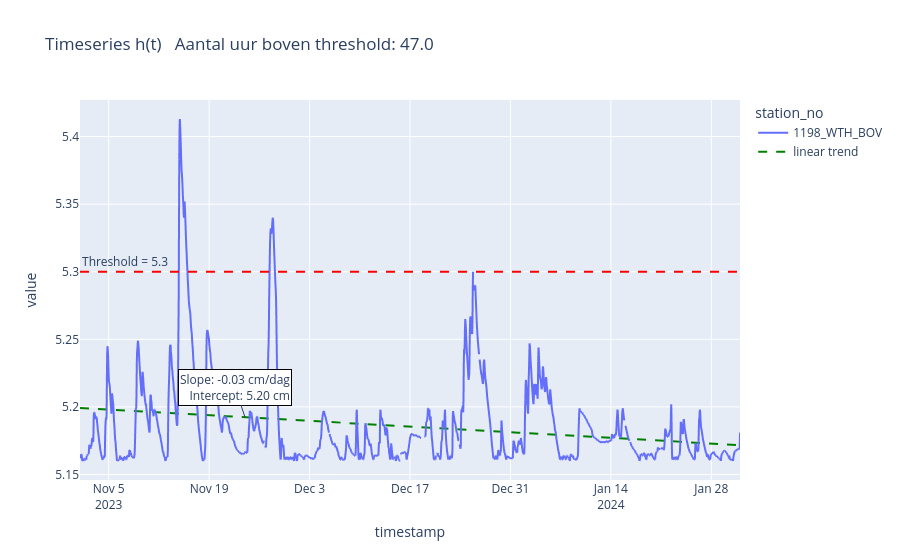

The notebook cell saved with this chart:
### Code cell
## maak hier nu een plotly fig van

# maak een df van de bovenstaande gebruikte data
from talk_with_wiski.models import GetTimeseriesValuesInput
from talk_with_wiski.tools import get_timeseries_values
import pandas as pd
import plotly.express as px
import plotly.graph_objects as go

# uitlezen van de data voor zelfde ts_id_in
get_timeseries_input = GetTimeseriesValuesInput(
    ts_id=ts_id_in,  # belongs to stat_no "1198_WTH_BOV"
    from_date="2023-11-01",
    period="P3M",
    max_number_of_tsids_to_retrieve=20,
    max_number_of_values_per_tsid=1000000,
    include_quality_codes=True,
)
out_timeseries_values = await get_timeseries_values(ctx, get_timeseries_input)
# maak hier een dataframe van
data = out_timeseries_values.model_dump()

records = [
    {"timestamp": timestamp, "value": value, "quality_code": quality_code}
    for timestamp, value, quality_code in data["timeseries_values_list"][0]["data"]
]

df = pd.DataFrame(records)
df["timestamp"] = pd.to_datetime(df["timestamp"])
df = df.sort_values(["timestamp"]).reset_index(drop=True)
# Convert timestamp to numeric (seconds since start)
df.loc[:, "time_numeric"] = (df["timestamp"] - df["timestamp"].min()).dt.total_seconds()
X = df["time_numeric"].values / 86400

slope = out_trend.linear_trend_line.slope
intercept = out_trend.linear_trend_line.intercept

y_fit = [slope * xi + intercept for xi in X]
df["trend"] = y_fit
slope_per_day_cm = slope * 100
df["station_no"] = station_no

fig = px.line(
    df,
    x="timestamp",
    y="value",
    color="station_no",
    title=f"Timeseries h(t) \n Aantal uur boven threshold: {out_thresholds.threshold_values.total_time_above_in_hours}",
)

# threshold = wlev_thresholds_dict[stat_no]
fig.add_hline(
    y=threshold,
    line_dash="dash",
    line_color="red",
    annotation_text=f"Threshold = {out_thresholds.threshold_values.threshold_value}",
    annotation_position="top left",
)
fig.add_trace(
    go.Scatter(
        x=df["timestamp"],
        y=df["trend"],
        line_dash="dash",
        line_color="green",
        # annotation_text=f"Linear trend = {slope_per_day:.2f} cm/dag", annotation_position="top right"
        name="linear trend",
    )
)
# Add annotation for slope/intercept
annot_index = len(df["timestamp"]) // 4
fig.add_annotation(
    x=df["timestamp"].iloc[annot_index],  # place at last timestamp
    y=df["trend"].iloc[annot_index],  # y-coordinate on trend line
    text=f"Slope: {slope_per_day_cm:.2f} cm/dag<br>Intercept: {intercept:.2f} cm",
    # showarrow=True,
    # arrowhead=2,
    # ax=-50,  # offset x of the arrow
    # ay=-50,  # offset y of the arrow
    bgcolor="white",
    bordercolor="black",
    align="right",
)

fig.show()

### Figure 1 — Plotly figure (JSON) as saved in the notebook; plotly's stock layout.template omitted (floating-point values rounded to 4 significant figures; data arrays with more than 128 entries replaced by an {"elided": "..."} marker saying what was removed)
{"data": [{"hovertemplate": "station_no=1198_WTH_BOV<br>timestamp=%{x}<br>value=%{y}<extra></extra>", "legendgroup": "1198_WTH_BOV", "line": {"color": "#636efa", "dash": "solid"}, "marker": {"symbol": "circle"}, "mode": "lines", "name": "1198_WTH_BOV", "showlegend": true, "type": "scattergl", "x": {"elided": "2209 str values"}, "xaxis": "x", "y": {"elided": "2209 float values"}, "yaxis": "y"}, {"line": {"color": "green", "dash": "dash"}, "name": "linear trend", "type": "scatter", "x": {"elided": "2209 str values"}, "y": {"elided": "2209 float values"}}], "layout": {"annotations": [{"showarrow": false, "text": "Threshold = 5.3", "x": 0, "xanchor": "left", "xref": "x domain", "y": 5.3, "yanchor": "bottom", "yref": "y"}, {"align": "right", "bgcolor": "white", "bordercolor": "black", "text": "Slope: -0.03 cm/dag<br>Intercept: 5.20 cm", "x": "2023-11-24T00:00:00+00:00", "y": 5.192}], "legend": {"title": {"text": "station_no"}, "tracegroupgap": 0}, "shapes": [{"line": {"color": "red", "dash": "dash"}, "type": "line", "x0": 0, "x1": 1, "xref": "x domain", "y0": 5.3, "y1": 5.3, "yref": "y"}], "title": {"text": "Timeseries h(t) \n Aantal uur boven threshold: 47.0"}, "xaxis": {"anchor": "y", "domain": [0, 1], "title": {"text": "timestamp"}}, "yaxis": {"anchor": "x", "domain": [0, 1], "title": {"text": "value"}}}}
